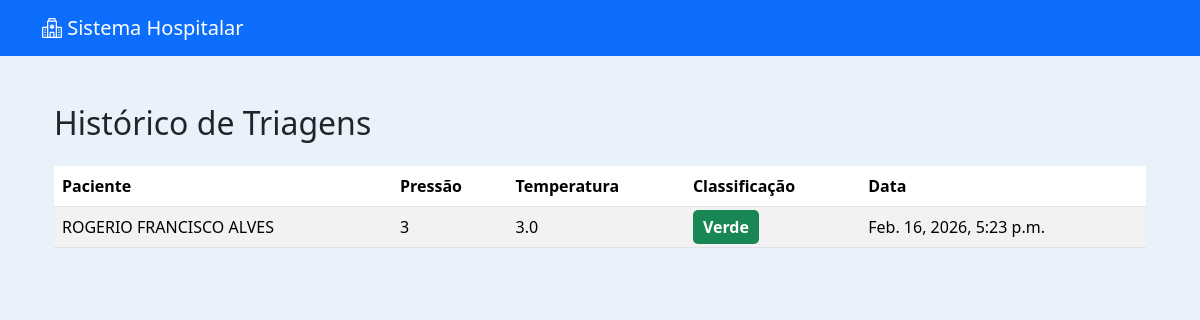
/triagem/historico/, run on the app's committed database.
### triagem/models.py (models this page shows)
class Triagem(models.Model):
    RISCO_CHOICES = [
        ('Vermelho', 'Vermelho'),
        ('Laranja', 'Laranja'),
        ('Amarelo', 'Amarelo'),
        ('Verde', 'Verde'),
        ('Azul', 'Azul'),
    ]
    agendamento = models.OneToOneField(Agendamento, on_delete=models.CASCADE)
    paciente = models.ForeignKey(Paciente, on_delete=models.CASCADE)
    pressao_arterial = models.CharField(max_length=20)
    temperatura = models.DecimalField(max_digits=4, decimal_places=1)
    frequencia_cardiaca = models.IntegerField()
    saturacao = models.IntegerField()
    atendido = models.BooleanField(default=False)
    classificacao_risco = models.CharField(
        max_length=10,
        choices=RISCO_CHOICES,
        blank=True,
        null=True
    )
    observacoes = models.TextField(blank=True, null=True)
    data_triagem = models.DateTimeField(auto_now_add=True)

### pacientes/models.py (models this page shows, shortened)
class Paciente(models.Model):
    nome = models.CharField(max_length=100)
    nome_social = models.CharField(max_length=100, blank=True, null=True)
    nome_mae = models.CharField(max_length=100)
    nome_pai = models.CharField(max_length=100, blank=True, null=True)
    cpf = models.CharField(
        max_length=14,
        unique=True,
        validators=[
            RegexValidator(
                r'^\d{3}\.\d{3}\.\d{3}-\d{2}$',
                'CPF inválido! Use XXX.XXX.XXX-XX'
            )
        ]
    )
    data_nascimento = models.DateField()
    SEXO_BIOLOGICO_CHOICES = [
        ('M', 'Masculino'),
        ('F', 'Feminino'),
        ('I', 'Intersexo'),
    ]
    sexo_biologico = models.CharField(max_length=1, choices=SEXO_BIOLOGICO_CHOICES)
    identidade_genero = models.CharField(max_length=50)
    orientacao_sexual = models.CharField(max_length=50)
    NACIONALIDADE_CHOICES = [
        ('BRASILEIRA', 'Brasileira'),
        ('ARGENTINA', 'Argentina'),
        ('BOLIVIANA', 'Boliviana'),
        ('CHILENA', 'Chilena'),
        ('COLOMBIANA', 'Colombiana'),
        ('PARAGUAIA', 'Paraguaia'),
        ('PERUANA', 'Peruana'),
        ('URUGUAIA', 'Uruguaia'),
        ('VENEZUELANA', 'Venezuelana'),
        ('OUTRA', 'Outra'),
    ]
    nacionalidade = models.CharField(
        max_length=20,
        choices=NACIONALIDADE_CHOICES,
        default='BRASILEIRA'
    )
    naturalidade = models.CharField(max_length=100)
    RACA_COR_CHOICES = [
        ('BRANCA', 'Branca'),
        ('PRETA', 'Preta'),
        ('PARDA', 'Parda'),
        ('AMARELA', 'Amarela'),
        ('INDIGENA', 'Indígena'),
    ]
    raca_cor = models.CharField(max_length=10, choices=RACA_COR_CHOICES)
    ESTADO_CIVIL_CHOICES = [
        ('SOLTEIRO', 'Solteiro(a)'),
        ('CASADO', 'Casado(a)'),
        ('DIVORCIADO', 'Divorciado(a)'),
        ('VIUVO', 'Viúvo(a)'),
        ('UNIAO_ESTAVEL', 'União Estável'),
    ]
    estado_civil = models.CharField(max_length=20, choices=ESTADO_CIVIL_CHOICES)
    ESCOLARIDADE_CHOICES = [
        ('SEM_INSTRUCAO', 'Sem instrução'),
        ('FUNDAMENTAL_INCOMPLETO', 'Fundamental incompleto'),
        ('FUNDAMENTAL_COMPLETO', 'Fundamental completo'),
        ('MEDIO_INCOMPLETO', 'Médio incompleto'),
        ('MEDIO_COMPLETO', 'Médio completo'),
        ('SUPERIOR_INCOMPLETO', 'Superior incompleto'),
        ('SUPERIOR_COMPLETO', 'Superior completo'),
        ('POS_GRADUACAO', 'Pós-graduação'),
        ('MESTRADO', 'Mestrado'),
        ('DOUTORADO', 'Doutorado'),
    ]
    escolaridade = models.CharField(max_length=30, choices=ESCOLARIDADE_CHOICES)
    profissao = models.CharField(max_length=50)
    rg = models.CharField(max_length=20)
    orgao_emissor = models.CharField(max_length=10)
    UF_CHOICES = [
        ('AC','AC'), ('AL','AL'), ('AP','AP'), ('AM','AM'),
        ('BA','BA'), ('CE','CE'), ('DF','DF'), ('ES','ES'),
        ('GO','GO'), ('MA','MA'), ('MT','MT'), ('MS','MS'),
        ('MG','MG'), ('PA','PA'), ('PB','PB'), ('PR','PR'),
        ('PE','PE'), ('PI','PI'), ('RJ','RJ'), ('RN','RN'),
        ('RS','RS'), ('RO','RO'), ('RR','RR'), ('SC','SC'),
        ('SP','SP'), ('SE','SE'), ('TO','TO'),
    ]
    uf_rg = models.CharField(max_length=2, choices=UF_CHOICES)
    cep = models.CharField(
        max_length=9,
        validators=[
            RegexValidator(
                r'^\d{5}-\d{3}$',
                'CEP inválido! Use XXXXX-XXX'
            )
        ]
    )
    endereco = models.CharField(max_length=100)
    numero = models.CharField(max_length=10)
    complemento = models.CharField(max_length=50, blank=True, null=True)
    bairro = models.CharField(max_length=50)
    municipio = models.CharField(max_length=50)
    uf = models.CharField(max_length=2, choices=UF_CHOICES)
    ZONA_CHOICES = [
        ('URBANA', 'Urbana'),
        ('RURAL', 'Rural'),
    ]
    zona = models.CharField(max_length=6, choices=ZONA_CHOICES)
    telefone_fixo = models.CharField(
        max_length=15,
        blank=True,
        null=True,
        validators=[
            RegexValidator(
                r'^\(\d{2}\)\s\d{4}-\d{4}$',
                'Telefone inválido! Use (XX) XXXX-XXXX'
            )
        ]
    )
    celular = models.CharField(
        max_length=15,
        validators=[
            RegexValidator(
                r'^\(\d{2}\)\s\d{5}-\d{4}$',
                'Celular inválido! Use (XX) XXXXX-XXXX'
            )
        ]
    )
    whatsapp = models.BooleanField(default=False)
    email = models.EmailField(blank=True, null=True)
    cartao_sus = models.CharField(max_length=18, blank=True, null=True)
    criado_por = models.ForeignKey(
        User,
        on_delete=models.SET_NULL,
        null=True,
        blank=True,
        related_name='pacientes_criados'
    )
    data_criacao = models.DateTimeField(default=timezone.now, editable=False)
    data_atualizacao = models.DateTimeField(auto_now=True)

### triagem/views.py (the view)
# urls.py: path('historico/', views.historico_triagens, name='historico_triagens'),
def historico_triagens(request):
    triagens = Triagem.objects.all().order_by('-data_triagem')
    return render(request, 'triagem/historico_triagens.html', {
        'triagens': triagens
    })

### triagem/templates/triagem/historico_triagens.html (shortened to what this page needs)
{% extends 'usuarios/base.html' %}
{% block content %}
<div class="container mt-5">
    <h2>Histórico de Triagens</h2>
    <table class="table table-striped mt-4">
        <thead>
            <tr>
                <th>Paciente</th>
                <th>Pressão</th>
                <th>Temperatura</th>
                <th>Classificação</th>
                <th>Data</th>
            </tr>
        </thead>
        <tbody>
            {% for t in triagens %}
            <tr>
                <td>{{ t.paciente.nome }}</td>
                <td>{{ t.pressao_arterial }}</td>
                <td>{{ t.temperatura }}</td>
                <td>
                    {% if t.classificacao_risco %}
                        <span class="badge-risco {{ t.classificacao_risco }}">
                            {{ t.classificacao_risco }}
                        </span>
                    {% else %}
                        —
                    {% endif %}
                </td>
                <td>{{ t.data_triagem }}</td>
            </tr>
            {% empty %}
            <tr>
                <td colspan="5">Nenhuma triagem registrada.</td>
            </tr>
            {% endfor %}
        </tbody>
    </table>
</div>
{% endblock %}

### usuarios/templates/usuarios/base.html (style rules this page uses)
body { background-color: #e9f2fb; }

### triagem/templates/triagem/historico_triagens.html (style rules this page uses)
.badge-risco { padding: 6px 10px; border-radius: 5px; font-weight: bold; }
.Verde { background-color: #198754; color: white; }

### data on the page
Triagem: paciente.nome "ROGERIO FRANCISCO ALVES", pressao_arterial "3", temperatura "3.0", classificacao_risco "Verde", data_triagem "Feb. 16, 2026, 5:23 p.m."
